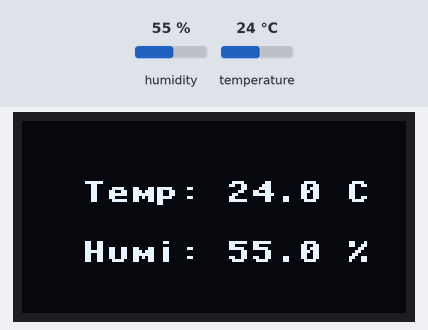
This program was run on a simulated ESP32 board running MicroPython. Parts: 128×64 one-colour display. Inputs (shaded band) come from the test bench; at power-on: humidity 55 %, temperature 24 °C. What the program prints to the serial console is not drawn.

Above: at 2.6 s.
2.7 s: humidity set to 22 %
At 4.6 s:
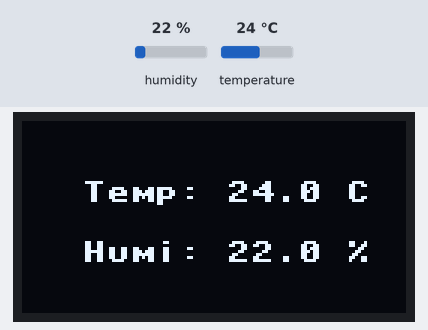
5.7 s: temperature set to 12 °C
At 6.7 s:
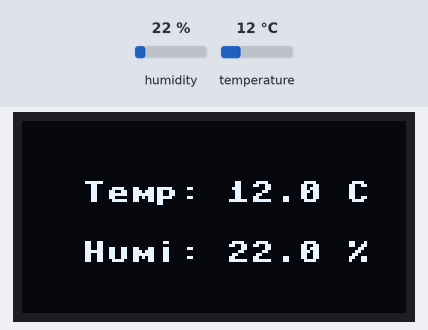
8.7 s: humidity set to 40 %
At 10.8 s:
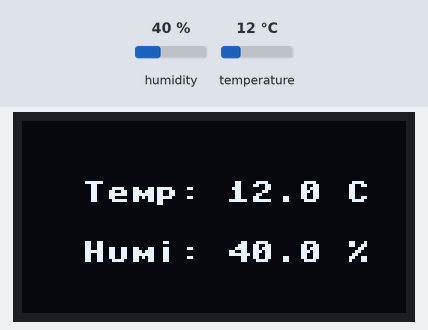
11.7 s: temperature set to 19 °C
Timing chart, 0 to 14.7 s (numbered marks = the images above; inputs shaded):
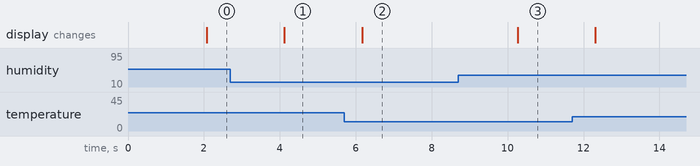

Measured:
- after the input at 2.7 s, the display: changes after 1.4 s (image 1)
- after the input at 5.7 s, the display: changes after 0.47 s (image 2)
- after the input at 8.7 s, the display: changes after 1.6 s (image 3)

The program:

DHT_ssd1306.py
```python
import machine, ssd1306, dht
from time import sleep

#OLED
i2c = machine.I2C(scl=machine.Pin(4), sda=machine.Pin(5))
oled = ssd1306.SSD1306_I2C(128, 64, i2c)

#DHT
sensor = dht.DHT22(machine.Pin(0))
#sensor = dht.DHT11(Pin(14))

#DHT logic
while True:
  try:
    sleep(2)
    sensor.measure()
    temp = sensor.temperature()
    hum = sensor.humidity()
    temp_f = temp * (9/5) + 32.0
    print('Temperature: %3.1f C' %temp)
    #print('Temperature: %3.1f F' %temp_f)
    print('Humidity: %3.1f %%' %hum)
    print()
    oled.fill(0)
    oled.text('Temp: %3.1f C' %temp, 20, 20)
    oled.text('Humi: %3.1f %%' %hum, 20, 40)
    oled.show()
  except OSError as e:
    print('Failed to read sensor.')


#OLED display info text
#fill 0 (black), fill 1 (white)
#oled.fill(1)
#last number belowe (0 or 1 i otional, 0 is black, 1 i white font
#oled.text('Hello, World 1!', 0, 0, 0)
#oled.show()
```
